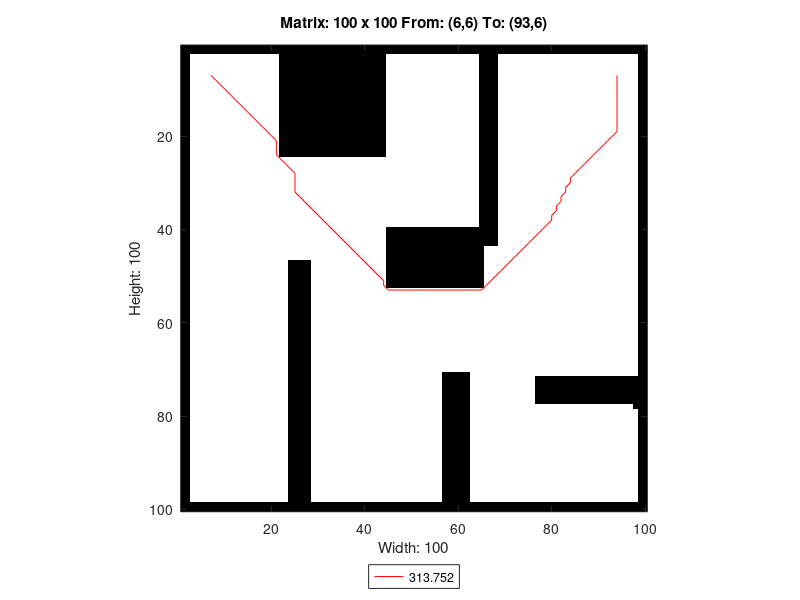

Here is the MATLAB script that generated this plot:
A=[0 0 0 0 0 0 0 0 0 0 0 0 0 0 0 0 0 0 0 0 0 0 0 0 0 0 0 0 0 0 0 0 0 0 0 0 0 0 0 0 0 0 0 0 0 0 0 0 0 0 0 0 0 0 0 0 0 0 0 0 0 0 0 0 0 0 0 0 0 0 0 0 0 0 0 0 0 0 0 0 0 0 0 0 0 0 0 0 0 0 0 0 0 0 0 0 0 0 0 0 ;
0 0 0 0 0 0 0 0 0 0 0 0 0 0 0 0 0 0 0 0 0 0 0 0 0 0 0 0 0 0 0 0 0 0 0 0 0 0 0 0 0 0 0 0 0 0 0 0 0 0 0 0 0 0 0 0 0 0 0 0 0 0 0 0 0 0 0 0 0 0 0 0 0 0 0 0 0 0 0 0 0 0 0 0 0 0 0 0 0 0 0 0 0 0 0 0 0 0 0 0 ;
0 0 1 1 1 1 1 1 1 1 1 1 1 1 1 1 1 1 1 1 1 0 0 0 0 0 0 0 0 0 0 0 0 0 0 0 0 0 0 0 0 0 0 0 1 1 1 1 1 1 1 1 1 1 1 1 1 1 1 1 1 1 1 1 0 0 0 0 1 1 1 1 1 1 1 1 1 1 1 1 1 1 1 1 1 1 1 1 1 1 1 1 1 1 1 1 1 1 0 0 ;
0 0 1 1 1 1 1 1 1 1 1 1 1 1 1 1 1 1 1 1 1 0 0 0 0 0 0 0 0 0 0 0 0 0 0 0 0 0 0 0 0 0 0 0 1 1 1 1 1 1 1 1 1 1 1 1 1 1 1 1 1 1 1 1 0 0 0 0 1 1 1 1 1 1 1 1 1 1 1 1 1 1 1 1 1 1 1 1 1 1 1 1 1 1 1 1 1 1 0 0 ;
0 0 1 1 1 1 1 1 1 1 1 1 1 1 1 1 1 1 1 1 1 0 0 0 0 0 0 0 0 0 0 0 0 0 0 0 0 0 0 0 0 0 0 0 1 1 1 1 1 1 1 1 1 1 1 1 1 1 1 1 1 1 1 1 0 0 0 0 1 1 1 1 1 1 1 1 1 1 1 1 1 1 1 1 1 1 1 1 1 1 1 1 1 1 1 1 1 1 0 0 ;
0 0 1 1 1 1 1 1 1 1 1 1 1 1 1 1 1 1 1 1 1 0 0 0 0 0 0 0 0 0 0 0 0 0 0 0 0 0 0 0 0 0 0 0 1 1 1 1 1 1 1 1 1 1 1 1 1 1 1 1 1 1 1 1 0 0 0 0 1 1 1 1 1 1 1 1 1 1 1 1 1 1 1 1 1 1 1 1 1 1 1 1 1 1 1 1 1 1 0 0 ;
0 0 1 1 1 1 1 1 1 1 1 1 1 1 1 1 1 1 1 1 1 0 0 0 0 0 0 0 0 0 0 0 0 0 0 0 0 0 0 0 0 0 0 0 1 1 1 1 1 1 1 1 1 1 1 1 1 1 1 1 1 1 1 1 0 0 0 0 1 1 1 1 1 1 1 1 1 1 1 1 1 1 1 1 1 1 1 1 1 1 1 1 1 1 1 1 1 1 0 0 ;
0 0 1 1 1 1 1 1 1 1 1 1 1 1 1 1 1 1 1 1 1 0 0 0 0 0 0 0 0 0 0 0 0 0 0 0 0 0 0 0 0 0 0 0 1 1 1 1 1 1 1 1 1 1 1 1 1 1 1 1 1 1 1 1 0 0 0 0 1 1 1 1 1 1 1 1 1 1 1 1 1 1 1 1 1 1 1 1 1 1 1 1 1 1 1 1 1 1 0 0 ;
0 0 1 1 1 1 1 1 1 1 1 1 1 1 1 1 1 1 1 1 1 0 0 0 0 0 0 0 0 0 0 0 0 0 0 0 0 0 0 0 0 0 0 0 1 1 1 1 1 1 1 1 1 1 1 1 1 1 1 1 1 1 1 1 0 0 0 0 1 1 1 1 1 1 1 1 1 1 1 1 1 1 1 1 1 1 1 1 1 1 1 1 1 1 1 1 1 1 0 0 ;
0 0 1 1 1 1 1 1 1 1 1 1 1 1 1 1 1 1 1 1 1 0 0 0 0 0 0 0 0 0 0 0 0 0 0 0 0 0 0 0 0 0 0 0 1 1 1 1 1 1 1 1 1 1 1 1 1 1 1 1 1 1 1 1 0 0 0 0 1 1 1 1 1 1 1 1 1 1 1 1 1 1 1 1 1 1 1 1 1 1 1 1 1 1 1 1 1 1 0 0 ;
0 0 1 1 1 1 1 1 1 1 1 1 1 1 1 1 1 1 1 1 1 0 0 0 0 0 0 0 0 0 0 0 0 0 0 0 0 0 0 0 0 0 0 0 1 1 1 1 1 1 1 1 1 1 1 1 1 1 1 1 1 1 1 1 0 0 0 0 1 1 1 1 1 1 1 1 1 1 1 1 1 1 1 1 1 1 1 1 1 1 1 1 1 1 1 1 1 1 0 0 ;
0 0 1 1 1 1 1 1 1 1 1 1 1 1 1 1 1 1 1 1 1 0 0 0 0 0 0 0 0 0 0 0 0 0 0 0 0 0 0 0 0 0 0 0 1 1 1 1 1 1 1 1 1 1 1 1 1 1 1 1 1 1 1 1 0 0 0 0 1 1 1 1 1 1 1 1 1 1 1 1 1 1 1 1 1 1 1 1 1 1 1 1 1 1 1 1 1 1 0 0 ;
0 0 1 1 1 1 1 1 1 1 1 1 1 1 1 1 1 1 1 1 1 0 0 0 0 0 0 0 0 0 0 0 0 0 0 0 0 0 0 0 0 0 0 0 1 1 1 1 1 1 1 1 1 1 1 1 1 1 1 1 1 1 1 1 0 0 0 0 1 1 1 1 1 1 1 1 1 1 1 1 1 1 1 1 1 1 1 1 1 1 1 1 1 1 1 1 1 1 0 0 ;
0 0 1 1 1 1 1 1 1 1 1 1 1 1 1 1 1 1 1 1 1 0 0 0 0 0 0 0 0 0 0 0 0 0 0 0 0 0 0 0 0 0 0 0 1 1 1 1 1 1 1 1 1 1 1 1 1 1 1 1 1 1 1 1 0 0 0 0 1 1 1 1 1 1 1 1 1 1 1 1 1 1 1 1 1 1 1 1 1 1 1 1 1 1 1 1 1 1 0 0 ;
0 0 1 1 1 1 1 1 1 1 1 1 1 1 1 1 1 1 1 1 1 0 0 0 0 0 0 0 0 0 0 0 0 0 0 0 0 0 0 0 0 0 0 0 1 1 1 1 1 1 1 1 1 1 1 1 1 1 1 1 1 1 1 1 0 0 0 0 1 1 1 1 1 1 1 1 1 1 1 1 1 1 1 1 1 1 1 1 1 1 1 1 1 1 1 1 1 1 0 0 ;
0 0 1 1 1 1 1 1 1 1 1 1 1 1 1 1 1 1 1 1 1 0 0 0 0 0 0 0 0 0 0 0 0 0 0 0 0 0 0 0 0 0 0 0 1 1 1 1 1 1 1 1 1 1 1 1 1 1 1 1 1 1 1 1 0 0 0 0 1 1 1 1 1 1 1 1 1 1 1 1 1 1 1 1 1 1 1 1 1 1 1 1 1 1 1 1 1 1 0 0 ;
0 0 1 1 1 1 1 1 1 1 1 1 1 1 1 1 1 1 1 1 1 0 0 0 0 0 0 0 0 0 0 0 0 0 0 0 0 0 0 0 0 0 0 0 1 1 1 1 1 1 1 1 1 1 1 1 1 1 1 1 1 1 1 1 0 0 0 0 1 1 1 1 1 1 1 1 1 1 1 1 1 1 1 1 1 1 1 1 1 1 1 1 1 1 1 1 1 1 0 0 ;
0 0 1 1 1 1 1 1 1 1 1 1 1 1 1 1 1 1 1 1 1 0 0 0 0 0 0 0 0 0 0 0 0 0 0 0 0 0 0 0 0 0 0 0 1 1 1 1 1 1 1 1 1 1 1 1 1 1 1 1 1 1 1 1 0 0 0 0 1 1 1 1 1 1 1 1 1 1 1 1 1 1 1 1 1 1 1 1 1 1 1 1 1 1 1 1 1 1 0 0 ;
0 0 1 1 1 1 1 1 1 1 1 1 1 1 1 1 1 1 1 1 1 0 0 0 0 0 0 0 0 0 0 0 0 0 0 0 0 0 0 0 0 0 0 0 1 1 1 1 1 1 1 1 1 1 1 1 1 1 1 1 1 1 1 1 0 0 0 0 1 1 1 1 1 1 1 1 1 1 1 1 1 1 1 1 1 1 1 1 1 1 1 1 1 1 1 1 1 1 0 0 ;
0 0 1 1 1 1 1 1 1 1 1 1 1 1 1 1 1 1 1 1 1 0 0 0 0 0 0 0 0 0 0 0 0 0 0 0 0 0 0 0 0 0 0 0 1 1 1 1 1 1 1 1 1 1 1 1 1 1 1 1 1 1 1 1 0 0 0 0 1 1 1 1 1 1 1 1 1 1 1 1 1 1 1 1 1 1 1 1 1 1 1 1 1 1 1 1 1 1 0 0 ;
0 0 1 1 1 1 1 1 1 1 1 1 1 1 1 1 1 1 1 1 1 0 0 0 0 0 0 0 0 0 0 0 0 0 0 0 0 0 0 0 0 0 0 0 1 1 1 1 1 1 1 1 1 1 1 1 1 1 1 1 1 1 1 1 0 0 0 0 1 1 1 1 1 1 1 1 1 1 1 1 1 1 1 1 1 1 1 1 1 1 1 1 1 1 1 1 1 1 0 0 ;
0 0 1 1 1 1 1 1 1 1 1 1 1 1 1 1 1 1 1 1 1 0 0 0 0 0 0 0 0 0 0 0 0 0 0 0 0 0 0 0 0 0 0 0 1 1 1 1 1 1 1 1 1 1 1 1 1 1 1 1 1 1 1 1 0 0 0 0 1 1 1 1 1 1 1 1 1 1 1 1 1 1 1 1 1 1 1 1 1 1 1 1 1 1 1 1 1 1 0 0 ;
0 0 1 1 1 1 1 1 1 1 1 1 1 1 1 1 1 1 1 1 1 0 0 0 0 0 0 0 0 0 0 0 0 0 0 0 0 0 0 0 0 0 0 0 1 1 1 1 1 1 1 1 1 1 1 1 1 1 1 1 1 1 1 1 0 0 0 0 1 1 1 1 1 1 1 1 1 1 1 1 1 1 1 1 1 1 1 1 1 1 1 1 1 1 1 1 1 1 0 0 ;
0 0 1 1 1 1 1 1 1 1 1 1 1 1 1 1 1 1 1 1 1 0 0 0 0 0 0 0 0 0 0 0 0 0 0 0 0 0 0 0 0 0 0 0 1 1 1 1 1 1 1 1 1 1 1 1 1 1 1 1 1 1 1 1 0 0 0 0 1 1 1 1 1 1 1 1 1 1 1 1 1 1 1 1 1 1 1 1 1 1 1 1 1 1 1 1 1 1 0 0 ;
0 0 1 1 1 1 1 1 1 1 1 1 1 1 1 1 1 1 1 1 1 1 1 1 1 1 1 1 1 1 1 1 1 1 1 1 1 1 1 1 1 1 1 1 1 1 1 1 1 1 1 1 1 1 1 1 1 1 1 1 1 1 1 1 0 0 0 0 1 1 1 1 1 1 1 1 1 1 1 1 1 1 1 1 1 1 1 1 1 1 1 1 1 1 1 1 1 1 0 0 ;
0 0 1 1 1 1 1 1 1 1 1 1 1 1 1 1 1 1 1 1 1 1 1 1 1 1 1 1 1 1 1 1 1 1 1 1 1 1 1 1 1 1 1 1 1 1 1 1 1 1 1 1 1 1 1 1 1 1 1 1 1 1 1 1 0 0 0 0 1 1 1 1 1 1 1 1 1 1 1 1 1 1 1 1 1 1 1 1 1 1 1 1 1 1 1 1 1 1 0 0 ;
0 0 1 1 1 1 1 1 1 1 1 1 1 1 1 1 1 1 1 1 1 1 1 1 1 1 1 1 1 1 1 1 1 1 1 1 1 1 1 1 1 1 1 1 1 1 1 1 1 1 1 1 1 1 1 1 1 1 1 1 1 1 1 1 0 0 0 0 1 1 1 1 1 1 1 1 1 1 1 1 1 1 1 1 1 1 1 1 1 1 1 1 1 1 1 1 1 1 0 0 ;
0 0 1 1 1 1 1 1 1 1 1 1 1 1 1 1 1 1 1 1 1 1 1 1 1 1 1 1 1 1 1 1 1 1 1 1 1 1 1 1 1 1 1 1 1 1 1 1 1 1 1 1 1 1 1 1 1 1 1 1 1 1 1 1 0 0 0 0 1 1 1 1 1 1 1 1 1 1 1 1 1 1 1 1 1 1 1 1 1 1 1 1 1 1 1 1 1 1 0 0 ;
0 0 1 1 1 1 1 1 1 1 1 1 1 1 1 1 1 1 1 1 1 1 1 1 1 1 1 1 1 1 1 1 1 1 1 1 1 1 1 1 1 1 1 1 1 1 1 1 1 1 1 1 1 1 1 1 1 1 1 1 1 1 1 1 0 0 0 0 1 1 1 1 1 1 1 1 1 1 1 1 1 1 1 1 1 1 1 1 1 1 1 1 1 1 1 1 1 1 0 0 ;
0 0 1 1 1 1 1 1 1 1 1 1 1 1 1 1 1 1 1 1 1 1 1 1 1 1 1 1 1 1 1 1 1 1 1 1 1 1 1 1 1 1 1 1 1 1 1 1 1 1 1 1 1 1 1 1 1 1 1 1 1 1 1 1 0 0 0 0 1 1 1 1 1 1 1 1 1 1 1 1 1 1 1 1 1 1 1 1 1 1 1 1 1 1 1 1 1 1 0 0 ;
0 0 1 1 1 1 1 1 1 1 1 1 1 1 1 1 1 1 1 1 1 1 1 1 1 1 1 1 1 1 1 1 1 1 1 1 1 1 1 1 1 1 1 1 1 1 1 1 1 1 1 1 1 1 1 1 1 1 1 1 1 1 1 1 0 0 0 0 1 1 1 1 1 1 1 1 1 1 1 1 1 1 1 1 1 1 1 1 1 1 1 1 1 1 1 1 1 1 0 0 ;
0 0 1 1 1 1 1 1 1 1 1 1 1 1 1 1 1 1 1 1 1 1 1 1 1 1 1 1 1 1 1 1 1 1 1 1 1 1 1 1 1 1 1 1 1 1 1 1 1 1 1 1 1 1 1 1 1 1 1 1 1 1 1 1 0 0 0 0 1 1 1 1 1 1 1 1 1 1 1 1 1 1 1 1 1 1 1 1 1 1 1 1 1 1 1 1 1 1 0 0 ;
0 0 1 1 1 1 1 1 1 1 1 1 1 1 1 1 1 1 1 1 1 1 1 1 1 1 1 1 1 1 1 1 1 1 1 1 1 1 1 1 1 1 1 1 1 1 1 1 1 1 1 1 1 1 1 1 1 1 1 1 1 1 1 1 0 0 0 0 1 1 1 1 1 1 1 1 1 1 1 1 1 1 1 1 1 1 1 1 1 1 1 1 1 1 1 1 1 1 0 0 ;
0 0 1 1 1 1 1 1 1 1 1 1 1 1 1 1 1 1 1 1 1 1 1 1 1 1 1 1 1 1 1 1 1 1 1 1 1 1 1 1 1 1 1 1 1 1 1 1 1 1 1 1 1 1 1 1 1 1 1 1 1 1 1 1 0 0 0 0 1 1 1 1 1 1 1 1 1 1 1 1 1 1 1 1 1 1 1 1 1 1 1 1 1 1 1 1 1 1 0 0 ;
0 0 1 1 1 1 1 1 1 1 1 1 1 1 1 1 1 1 1 1 1 1 1 1 1 1 1 1 1 1 1 1 1 1 1 1 1 1 1 1 1 1 1 1 1 1 1 1 1 1 1 1 1 1 1 1 1 1 1 1 1 1 1 1 0 0 0 0 1 1 1 1 1 1 1 1 1 1 1 1 1 1 1 1 1 1 1 1 1 1 1 1 1 1 1 1 1 1 0 0 ;
0 0 1 1 1 1 1 1 1 1 1 1 1 1 1 1 1 1 1 1 1 1 1 1 1 1 1 1 1 1 1 1 1 1 1 1 1 1 1 1 1 1 1 1 1 1 1 1 1 1 1 1 1 1 1 1 1 1 1 1 1 1 1 1 0 0 0 0 1 1 1 1 1 1 1 1 1 1 1 1 1 1 1 1 1 1 1 1 1 1 1 1 1 1 1 1 1 1 0 0 ;
0 0 1 1 1 1 1 1 1 1 1 1 1 1 1 1 1 1 1 1 1 1 1 1 1 1 1 1 1 1 1 1 1 1 1 1 1 1 1 1 1 1 1 1 1 1 1 1 1 1 1 1 1 1 1 1 1 1 1 1 1 1 1 1 0 0 0 0 1 1 1 1 1 1 1 1 1 1 1 1 1 1 1 1 1 1 1 1 1 1 1 1 1 1 1 1 1 1 0 0 ;
0 0 1 1 1 1 1 1 1 1 1 1 1 1 1 1 1 1 1 1 1 1 1 1 1 1 1 1 1 1 1 1 1 1 1 1 1 1 1 1 1 1 1 1 1 1 1 1 1 1 1 1 1 1 1 1 1 1 1 1 1 1 1 1 0 0 0 0 1 1 1 1 1 1 1 1 1 1 1 1 1 1 1 1 1 1 1 1 1 1 1 1 1 1 1 1 1 1 0 0 ;
0 0 1 1 1 1 1 1 1 1 1 1 1 1 1 1 1 1 1 1 1 1 1 1 1 1 1 1 1 1 1 1 1 1 1 1 1 1 1 1 1 1 1 1 1 1 1 1 1 1 1 1 1 1 1 1 1 1 1 1 1 1 1 1 0 0 0 0 1 1 1 1 1 1 1 1 1 1 1 1 1 1 1 1 1 1 1 1 1 1 1 1 1 1 1 1 1 1 0 0 ;
0 0 1 1 1 1 1 1 1 1 1 1 1 1 1 1 1 1 1 1 1 1 1 1 1 1 1 1 1 1 1 1 1 1 1 1 1 1 1 1 1 1 1 1 0 0 0 0 0 0 0 0 0 0 0 0 0 0 0 0 0 0 0 0 0 0 0 0 1 1 1 1 1 1 1 1 1 1 1 1 1 1 1 1 1 1 1 1 1 1 1 1 1 1 1 1 1 1 0 0 ;
0 0 1 1 1 1 1 1 1 1 1 1 1 1 1 1 1 1 1 1 1 1 1 1 1 1 1 1 1 1 1 1 1 1 1 1 1 1 1 1 1 1 1 1 0 0 0 0 0 0 0 0 0 0 0 0 0 0 0 0 0 0 0 0 0 0 0 0 1 1 1 1 1 1 1 1 1 1 1 1 1 1 1 1 1 1 1 1 1 1 1 1 1 1 1 1 1 1 0 0 ;
0 0 1 1 1 1 1 1 1 1 1 1 1 1 1 1 1 1 1 1 1 1 1 1 1 1 1 1 1 1 1 1 1 1 1 1 1 1 1 1 1 1 1 1 0 0 0 0 0 0 0 0 0 0 0 0 0 0 0 0 0 0 0 0 0 0 0 0 1 1 1 1 1 1 1 1 1 1 1 1 1 1 1 1 1 1 1 1 1 1 1 1 1 1 1 1 1 1 0 0 ;
0 0 1 1 1 1 1 1 1 1 1 1 1 1 1 1 1 1 1 1 1 1 1 1 1 1 1 1 1 1 1 1 1 1 1 1 1 1 1 1 1 1 1 1 0 0 0 0 0 0 0 0 0 0 0 0 0 0 0 0 0 0 0 0 0 0 0 0 1 1 1 1 1 1 1 1 1 1 1 1 1 1 1 1 1 1 1 1 1 1 1 1 1 1 1 1 1 1 0 0 ;
0 0 1 1 1 1 1 1 1 1 1 1 1 1 1 1 1 1 1 1 1 1 1 1 1 1 1 1 1 1 1 1 1 1 1 1 1 1 1 1 1 1 1 1 0 0 0 0 0 0 0 0 0 0 0 0 0 0 0 0 0 0 0 0 0 1 1 1 1 1 1 1 1 1 1 1 1 1 1 1 1 1 1 1 1 1 1 1 1 1 1 1 1 1 1 1 1 1 0 0 ;
0 0 1 1 1 1 1 1 1 1 1 1 1 1 1 1 1 1 1 1 1 1 1 1 1 1 1 1 1 1 1 1 1 1 1 1 1 1 1 1 1 1 1 1 0 0 0 0 0 0 0 0 0 0 0 0 0 0 0 0 0 0 0 0 0 1 1 1 1 1 1 1 1 1 1 1 1 1 1 1 1 1 1 1 1 1 1 1 1 1 1 1 1 1 1 1 1 1 0 0 ;
0 0 1 1 1 1 1 1 1 1 1 1 1 1 1 1 1 1 1 1 1 1 1 1 1 1 1 1 1 1 1 1 1 1 1 1 1 1 1 1 1 1 1 1 0 0 0 0 0 0 0 0 0 0 0 0 0 0 0 0 0 0 0 0 0 1 1 1 1 1 1 1 1 1 1 1 1 1 1 1 1 1 1 1 1 1 1 1 1 1 1 1 1 1 1 1 1 1 0 0 ;
0 0 1 1 1 1 1 1 1 1 1 1 1 1 1 1 1 1 1 1 1 1 1 0 0 0 0 0 1 1 1 1 1 1 1 1 1 1 1 1 1 1 1 1 0 0 0 0 0 0 0 0 0 0 0 0 0 0 0 0 0 0 0 0 0 1 1 1 1 1 1 1 1 1 1 1 1 1 1 1 1 1 1 1 1 1 1 1 1 1 1 1 1 1 1 1 1 1 0 0 ;
0 0 1 1 1 1 1 1 1 1 1 1 1 1 1 1 1 1 1 1 1 1 1 0 0 0 0 0 1 1 1 1 1 1 1 1 1 1 1 1 1 1 1 1 0 0 0 0 0 0 0 0 0 0 0 0 0 0 0 0 0 0 0 0 0 1 1 1 1 1 1 1 1 1 1 1 1 1 1 1 1 1 1 1 1 1 1 1 1 1 1 1 1 1 1 1 1 1 0 0 ;
0 0 1 1 1 1 1 1 1 1 1 1 1 1 1 1 1 1 1 1 1 1 1 0 0 0 0 0 1 1 1 1 1 1 1 1 1 1 1 1 1 1 1 1 0 0 0 0 0 0 0 0 0 0 0 0 0 0 0 0 0 0 0 0 0 1 1 1 1 1 1 1 1 1 1 1 1 1 1 1 1 1 1 1 1 1 1 1 1 1 1 1 1 1 1 1 1 1 0 0 ;
0 0 1 1 1 1 1 1 1 1 1 1 1 1 1 1 1 1 1 1 1 1 1 0 0 0 0 0 1 1 1 1 1 1 1 1 1 1 1 1 1 1 1 1 0 0 0 0 0 0 0 0 0 0 0 0 0 0 0 0 0 0 0 0 0 1 1 1 1 1 1 1 1 1 1 1 1 1 1 1 1 1 1 1 1 1 1 1 1 1 1 1 1 1 1 1 1 1 0 0 ;
0 0 1 1 1 1 1 1 1 1 1 1 1 1 1 1 1 1 1 1 1 1 1 0 0 0 0 0 1 1 1 1 1 1 1 1 1 1 1 1 1 1 1 1 0 0 0 0 0 0 0 0 0 0 0 0 0 0 0 0 0 0 0 0 0 1 1 1 1 1 1 1 1 1 1 1 1 1 1 1 1 1 1 1 1 1 1 1 1 1 1 1 1 1 1 1 1 1 0 0 ;
0 0 1 1 1 1 1 1 1 1 1 1 1 1 1 1 1 1 1 1 1 1 1 0 0 0 0 0 1 1 1 1 1 1 1 1 1 1 1 1 1 1 1 1 0 0 0 0 0 0 0 0 0 0 0 0 0 0 0 0 0 0 0 0 0 1 1 1 1 1 1 1 1 1 1 1 1 1 1 1 1 1 1 1 1 1 1 1 1 1 1 1 1 1 1 1 1 1 0 0 ;
0 0 1 1 1 1 1 1 1 1 1 1 1 1 1 1 1 1 1 1 1 1 1 0 0 0 0 0 1 1 1 1 1 1 1 1 1 1 1 1 1 1 1 1 1 1 1 1 1 1 1 1 1 1 1 1 1 1 1 1 1 1 1 1 1 1 1 1 1 1 1 1 1 1 1 1 1 1 1 1 1 1 1 1 1 1 1 1 1 1 1 1 1 1 1 1 1 1 0 0 ;
0 0 1 1 1 1 1 1 1 1 1 1 1 1 1 1 1 1 1 1 1 1 1 0 0 0 0 0 1 1 1 1 1 1 1 1 1 1 1 1 1 1 1 1 1 1 1 1 1 1 1 1 1 1 1 1 1 1 1 1 1 1 1 1 1 1 1 1 1 1 1 1 1 1 1 1 1 1 1 1 1 1 1 1 1 1 1 1 1 1 1 1 1 1 1 1 1 1 0 0 ;
0 0 1 1 1 1 1 1 1 1 1 1 1 1 1 1 1 1 1 1 1 1 1 0 0 0 0 0 1 1 1 1 1 1 1 1 1 1 1 1 1 1 1 1 1 1 1 1 1 1 1 1 1 1 1 1 1 1 1 1 1 1 1 1 1 1 1 1 1 1 1 1 1 1 1 1 1 1 1 1 1 1 1 1 1 1 1 1 1 1 1 1 1 1 1 1 1 1 0 0 ;
0 0 1 1 1 1 1 1 1 1 1 1 1 1 1 1 1 1 1 1 1 1 1 0 0 0 0 0 1 1 1 1 1 1 1 1 1 1 1 1 1 1 1 1 1 1 1 1 1 1 1 1 1 1 1 1 1 1 1 1 1 1 1 1 1 1 1 1 1 1 1 1 1 1 1 1 1 1 1 1 1 1 1 1 1 1 1 1 1 1 1 1 1 1 1 1 1 1 0 0 ;
0 0 1 1 1 1 1 1 1 1 1 1 1 1 1 1 1 1 1 1 1 1 1 0 0 0 0 0 1 1 1 1 1 1 1 1 1 1 1 1 1 1 1 1 1 1 1 1 1 1 1 1 1 1 1 1 1 1 1 1 1 1 1 1 1 1 1 1 1 1 1 1 1 1 1 1 1 1 1 1 1 1 1 1 1 1 1 1 1 1 1 1 1 1 1 1 1 1 0 0 ;
0 0 1 1 1 1 1 1 1 1 1 1 1 1 1 1 1 1 1 1 1 1 1 0 0 0 0 0 1 1 1 1 1 1 1 1 1 1 1 1 1 1 1 1 1 1 1 1 1 1 1 1 1 1 1 1 1 1 1 1 1 1 1 1 1 1 1 1 1 1 1 1 1 1 1 1 1 1 1 1 1 1 1 1 1 1 1 1 1 1 1 1 1 1 1 1 1 1 0 0 ;
0 0 1 1 1 1 1 1 1 1 1 1 1 1 1 1 1 1 1 1 1 1 1 0 0 0 0 0 1 1 1 1 1 1 1 1 1 1 1 1 1 1 1 1 1 1 1 1 1 1 1 1 1 1 1 1 1 1 1 1 1 1 1 1 1 1 1 1 1 1 1 1 1 1 1 1 1 1 1 1 1 1 1 1 1 1 1 1 1 1 1 1 1 1 1 1 1 1 0 0 ;
0 0 1 1 1 1 1 1 1 1 1 1 1 1 1 1 1 1 1 1 1 1 1 0 0 0 0 0 1 1 1 1 1 1 1 1 1 1 1 1 1 1 1 1 1 1 1 1 1 1 1 1 1 1 1 1 1 1 1 1 1 1 1 1 1 1 1 1 1 1 1 1 1 1 1 1 1 1 1 1 1 1 1 1 1 1 1 1 1 1 1 1 1 1 1 1 1 1 0 0 ;
0 0 1 1 1 1 1 1 1 1 1 1 1 1 1 1 1 1 1 1 1 1 1 0 0 0 0 0 1 1 1 1 1 1 1 1 1 1 1 1 1 1 1 1 1 1 1 1 1 1 1 1 1 1 1 1 1 1 1 1 1 1 1 1 1 1 1 1 1 1 1 1 1 1 1 1 1 1 1 1 1 1 1 1 1 1 1 1 1 1 1 1 1 1 1 1 1 1 0 0 ;
0 0 1 1 1 1 1 1 1 1 1 1 1 1 1 1 1 1 1 1 1 1 1 0 0 0 0 0 1 1 1 1 1 1 1 1 1 1 1 1 1 1 1 1 1 1 1 1 1 1 1 1 1 1 1 1 1 1 1 1 1 1 1 1 1 1 1 1 1 1 1 1 1 1 1 1 1 1 1 1 1 1 1 1 1 1 1 1 1 1 1 1 1 1 1 1 1 1 0 0 ;
0 0 1 1 1 1 1 1 1 1 1 1 1 1 1 1 1 1 1 1 1 1 1 0 0 0 0 0 1 1 1 1 1 1 1 1 1 1 1 1 1 1 1 1 1 1 1 1 1 1 1 1 1 1 1 1 1 1 1 1 1 1 1 1 1 1 1 1 1 1 1 1 1 1 1 1 1 1 1 1 1 1 1 1 1 1 1 1 1 1 1 1 1 1 1 1 1 1 0 0 ;
0 0 1 1 1 1 1 1 1 1 1 1 1 1 1 1 1 1 1 1 1 1 1 0 0 0 0 0 1 1 1 1 1 1 1 1 1 1 1 1 1 1 1 1 1 1 1 1 1 1 1 1 1 1 1 1 1 1 1 1 1 1 1 1 1 1 1 1 1 1 1 1 1 1 1 1 1 1 1 1 1 1 1 1 1 1 1 1 1 1 1 1 1 1 1 1 1 1 0 0 ;
0 0 1 1 1 1 1 1 1 1 1 1 1 1 1 1 1 1 1 1 1 1 1 0 0 0 0 0 1 1 1 1 1 1 1 1 1 1 1 1 1 1 1 1 1 1 1 1 1 1 1 1 1 1 1 1 1 1 1 1 1 1 1 1 1 1 1 1 1 1 1 1 1 1 1 1 1 1 1 1 1 1 1 1 1 1 1 1 1 1 1 1 1 1 1 1 1 1 0 0 ;
0 0 1 1 1 1 1 1 1 1 1 1 1 1 1 1 1 1 1 1 1 1 1 0 0 0 0 0 1 1 1 1 1 1 1 1 1 1 1 1 1 1 1 1 1 1 1 1 1 1 1 1 1 1 1 1 1 1 1 1 1 1 1 1 1 1 1 1 1 1 1 1 1 1 1 1 1 1 1 1 1 1 1 1 1 1 1 1 1 1 1 1 1 1 1 1 1 1 0 0 ;
0 0 1 1 1 1 1 1 1 1 1 1 1 1 1 1 1 1 1 1 1 1 1 0 0 0 0 0 1 1 1 1 1 1 1 1 1 1 1 1 1 1 1 1 1 1 1 1 1 1 1 1 1 1 1 1 1 1 1 1 1 1 1 1 1 1 1 1 1 1 1 1 1 1 1 1 1 1 1 1 1 1 1 1 1 1 1 1 1 1 1 1 1 1 1 1 1 1 0 0 ;
0 0 1 1 1 1 1 1 1 1 1 1 1 1 1 1 1 1 1 1 1 1 1 0 0 0 0 0 1 1 1 1 1 1 1 1 1 1 1 1 1 1 1 1 1 1 1 1 1 1 1 1 1 1 1 1 1 1 1 1 1 1 1 1 1 1 1 1 1 1 1 1 1 1 1 1 1 1 1 1 1 1 1 1 1 1 1 1 1 1 1 1 1 1 1 1 1 1 0 0 ;
0 0 1 1 1 1 1 1 1 1 1 1 1 1 1 1 1 1 1 1 1 1 1 0 0 0 0 0 1 1 1 1 1 1 1 1 1 1 1 1 1 1 1 1 1 1 1 1 1 1 1 1 1 1 1 1 1 1 1 1 1 1 1 1 1 1 1 1 1 1 1 1 1 1 1 1 1 1 1 1 1 1 1 1 1 1 1 1 1 1 1 1 1 1 1 1 1 1 0 0 ;
0 0 1 1 1 1 1 1 1 1 1 1 1 1 1 1 1 1 1 1 1 1 1 0 0 0 0 0 1 1 1 1 1 1 1 1 1 1 1 1 1 1 1 1 1 1 1 1 1 1 1 1 1 1 1 1 1 1 1 1 1 1 1 1 1 1 1 1 1 1 1 1 1 1 1 1 1 1 1 1 1 1 1 1 1 1 1 1 1 1 1 1 1 1 1 1 1 1 0 0 ;
0 0 1 1 1 1 1 1 1 1 1 1 1 1 1 1 1 1 1 1 1 1 1 0 0 0 0 0 1 1 1 1 1 1 1 1 1 1 1 1 1 1 1 1 1 1 1 1 1 1 1 1 1 1 1 1 0 0 0 0 0 0 1 1 1 1 1 1 1 1 1 1 1 1 1 1 1 1 1 1 1 1 1 1 1 1 1 1 1 1 1 1 1 1 1 1 1 1 0 0 ;
0 0 1 1 1 1 1 1 1 1 1 1 1 1 1 1 1 1 1 1 1 1 1 0 0 0 0 0 1 1 1 1 1 1 1 1 1 1 1 1 1 1 1 1 1 1 1 1 1 1 1 1 1 1 1 1 0 0 0 0 0 0 1 1 1 1 1 1 1 1 1 1 1 1 1 1 0 0 0 0 0 0 0 0 0 0 0 0 0 0 0 0 0 0 0 0 0 0 0 0 ;
0 0 1 1 1 1 1 1 1 1 1 1 1 1 1 1 1 1 1 1 1 1 1 0 0 0 0 0 1 1 1 1 1 1 1 1 1 1 1 1 1 1 1 1 1 1 1 1 1 1 1 1 1 1 1 1 0 0 0 0 0 0 1 1 1 1 1 1 1 1 1 1 1 1 1 1 0 0 0 0 0 0 0 0 0 0 0 0 0 0 0 0 0 0 0 0 0 0 0 0 ;
0 0 1 1 1 1 1 1 1 1 1 1 1 1 1 1 1 1 1 1 1 1 1 0 0 0 0 0 1 1 1 1 1 1 1 1 1 1 1 1 1 1 1 1 1 1 1 1 1 1 1 1 1 1 1 1 0 0 0 0 0 0 1 1 1 1 1 1 1 1 1 1 1 1 1 1 0 0 0 0 0 0 0 0 0 0 0 0 0 0 0 0 0 0 0 0 0 0 0 0 ;
0 0 1 1 1 1 1 1 1 1 1 1 1 1 1 1 1 1 1 1 1 1 1 0 0 0 0 0 1 1 1 1 1 1 1 1 1 1 1 1 1 1 1 1 1 1 1 1 1 1 1 1 1 1 1 1 0 0 0 0 0 0 1 1 1 1 1 1 1 1 1 1 1 1 1 1 0 0 0 0 0 0 0 0 0 0 0 0 0 0 0 0 0 0 0 0 0 0 0 0 ;
0 0 1 1 1 1 1 1 1 1 1 1 1 1 1 1 1 1 1 1 1 1 1 0 0 0 0 0 1 1 1 1 1 1 1 1 1 1 1 1 1 1 1 1 1 1 1 1 1 1 1 1 1 1 1 1 0 0 0 0 0 0 1 1 1 1 1 1 1 1 1 1 1 1 1 1 0 0 0 0 0 0 0 0 0 0 0 0 0 0 0 0 0 0 0 0 0 0 0 0 ;
0 0 1 1 1 1 1 1 1 1 1 1 1 1 1 1 1 1 1 1 1 1 1 0 0 0 0 0 1 1 1 1 1 1 1 1 1 1 1 1 1 1 1 1 1 1 1 1 1 1 1 1 1 1 1 1 0 0 0 0 0 0 1 1 1 1 1 1 1 1 1 1 1 1 1 1 0 0 0 0 0 0 0 0 0 0 0 0 0 0 0 0 0 0 0 0 0 0 0 0 ;
0 0 1 1 1 1 1 1 1 1 1 1 1 1 1 1 1 1 1 1 1 1 1 0 0 0 0 0 1 1 1 1 1 1 1 1 1 1 1 1 1 1 1 1 1 1 1 1 1 1 1 1 1 1 1 1 0 0 0 0 0 0 1 1 1 1 1 1 1 1 1 1 1 1 1 1 1 1 1 1 1 1 1 1 1 1 1 1 1 1 1 1 1 1 1 1 1 0 0 0 ;
0 0 1 1 1 1 1 1 1 1 1 1 1 1 1 1 1 1 1 1 1 1 1 0 0 0 0 0 1 1 1 1 1 1 1 1 1 1 1 1 1 1 1 1 1 1 1 1 1 1 1 1 1 1 1 1 0 0 0 0 0 0 1 1 1 1 1 1 1 1 1 1 1 1 1 1 1 1 1 1 1 1 1 1 1 1 1 1 1 1 1 1 1 1 1 1 1 1 0 0 ;
0 0 1 1 1 1 1 1 1 1 1 1 1 1 1 1 1 1 1 1 1 1 1 0 0 0 0 0 1 1 1 1 1 1 1 1 1 1 1 1 1 1 1 1 1 1 1 1 1 1 1 1 1 1 1 1 0 0 0 0 0 0 1 1 1 1 1 1 1 1 1 1 1 1 1 1 1 1 1 1 1 1 1 1 1 1 1 1 1 1 1 1 1 1 1 1 1 1 0 0 ;
0 0 1 1 1 1 1 1 1 1 1 1 1 1 1 1 1 1 1 1 1 1 1 0 0 0 0 0 1 1 1 1 1 1 1 1 1 1 1 1 1 1 1 1 1 1 1 1 1 1 1 1 1 1 1 1 0 0 0 0 0 0 1 1 1 1 1 1 1 1 1 1 1 1 1 1 1 1 1 1 1 1 1 1 1 1 1 1 1 1 1 1 1 1 1 1 1 1 0 0 ;
0 0 1 1 1 1 1 1 1 1 1 1 1 1 1 1 1 1 1 1 1 1 1 0 0 0 0 0 1 1 1 1 1 1 1 1 1 1 1 1 1 1 1 1 1 1 1 1 1 1 1 1 1 1 1 1 0 0 0 0 0 0 1 1 1 1 1 1 1 1 1 1 1 1 1 1 1 1 1 1 1 1 1 1 1 1 1 1 1 1 1 1 1 1 1 1 1 1 0 0 ;
0 0 1 1 1 1 1 1 1 1 1 1 1 1 1 1 1 1 1 1 1 1 1 0 0 0 0 0 1 1 1 1 1 1 1 1 1 1 1 1 1 1 1 1 1 1 1 1 1 1 1 1 1 1 1 1 0 0 0 0 0 0 1 1 1 1 1 1 1 1 1 1 1 1 1 1 1 1 1 1 1 1 1 1 1 1 1 1 1 1 1 1 1 1 1 1 1 1 0 0 ;
0 0 1 1 1 1 1 1 1 1 1 1 1 1 1 1 1 1 1 1 1 1 1 0 0 0 0 0 1 1 1 1 1 1 1 1 1 1 1 1 1 1 1 1 1 1 1 1 1 1 1 1 1 1 1 1 0 0 0 0 0 0 1 1 1 1 1 1 1 1 1 1 1 1 1 1 1 1 1 1 1 1 1 1 1 1 1 1 1 1 1 1 1 1 1 1 1 1 0 0 ;
0 0 1 1 1 1 1 1 1 1 1 1 1 1 1 1 1 1 1 1 1 1 1 0 0 0 0 0 1 1 1 1 1 1 1 1 1 1 1 1 1 1 1 1 1 1 1 1 1 1 1 1 1 1 1 1 0 0 0 0 0 0 1 1 1 1 1 1 1 1 1 1 1 1 1 1 1 1 1 1 1 1 1 1 1 1 1 1 1 1 1 1 1 1 1 1 1 1 0 0 ;
0 0 1 1 1 1 1 1 1 1 1 1 1 1 1 1 1 1 1 1 1 1 1 0 0 0 0 0 1 1 1 1 1 1 1 1 1 1 1 1 1 1 1 1 1 1 1 1 1 1 1 1 1 1 1 1 0 0 0 0 0 0 1 1 1 1 1 1 1 1 1 1 1 1 1 1 1 1 1 1 1 1 1 1 1 1 1 1 1 1 1 1 1 1 1 1 1 1 0 0 ;
0 0 1 1 1 1 1 1 1 1 1 1 1 1 1 1 1 1 1 1 1 1 1 0 0 0 0 0 1 1 1 1 1 1 1 1 1 1 1 1 1 1 1 1 1 1 1 1 1 1 1 1 1 1 1 1 0 0 0 0 0 0 1 1 1 1 1 1 1 1 1 1 1 1 1 1 1 1 1 1 1 1 1 1 1 1 1 1 1 1 1 1 1 1 1 1 1 1 0 0 ;
0 0 1 1 1 1 1 1 1 1 1 1 1 1 1 1 1 1 1 1 1 1 1 0 0 0 0 0 1 1 1 1 1 1 1 1 1 1 1 1 1 1 1 1 1 1 1 1 1 1 1 1 1 1 1 1 0 0 0 0 0 0 1 1 1 1 1 1 1 1 1 1 1 1 1 1 1 1 1 1 1 1 1 1 1 1 1 1 1 1 1 1 1 1 1 1 1 1 0 0 ;
0 0 1 1 1 1 1 1 1 1 1 1 1 1 1 1 1 1 1 1 1 1 1 0 0 0 0 0 1 1 1 1 1 1 1 1 1 1 1 1 1 1 1 1 1 1 1 1 1 1 1 1 1 1 1 1 0 0 0 0 0 0 1 1 1 1 1 1 1 1 1 1 1 1 1 1 1 1 1 1 1 1 1 1 1 1 1 1 1 1 1 1 1 1 1 1 1 1 0 0 ;
0 0 1 1 1 1 1 1 1 1 1 1 1 1 1 1 1 1 1 1 1 1 1 0 0 0 0 0 1 1 1 1 1 1 1 1 1 1 1 1 1 1 1 1 1 1 1 1 1 1 1 1 1 1 1 1 0 0 0 0 0 0 1 1 1 1 1 1 1 1 1 1 1 1 1 1 1 1 1 1 1 1 1 1 1 1 1 1 1 1 1 1 1 1 1 1 1 1 0 0 ;
0 0 1 1 1 1 1 1 1 1 1 1 1 1 1 1 1 1 1 1 1 1 1 0 0 0 0 0 1 1 1 1 1 1 1 1 1 1 1 1 1 1 1 1 1 1 1 1 1 1 1 1 1 1 1 1 0 0 0 0 0 0 1 1 1 1 1 1 1 1 1 1 1 1 1 1 1 1 1 1 1 1 1 1 1 1 1 1 1 1 1 1 1 1 1 1 1 1 0 0 ;
0 0 1 1 1 1 1 1 1 1 1 1 1 1 1 1 1 1 1 1 1 1 1 0 0 0 0 0 1 1 1 1 1 1 1 1 1 1 1 1 1 1 1 1 1 1 1 1 1 1 1 1 1 1 1 1 0 0 0 0 0 0 1 1 1 1 1 1 1 1 1 1 1 1 1 1 1 1 1 1 1 1 1 1 1 1 1 1 1 1 1 1 1 1 1 1 1 1 0 0 ;
0 0 1 1 1 1 1 1 1 1 1 1 1 1 1 1 1 1 1 1 1 1 1 0 0 0 0 0 1 1 1 1 1 1 1 1 1 1 1 1 1 1 1 1 1 1 1 1 1 1 1 1 1 1 1 1 0 0 0 0 0 0 1 1 1 1 1 1 1 1 1 1 1 1 1 1 1 1 1 1 1 1 1 1 1 1 1 1 1 1 1 1 1 1 1 1 1 1 0 0 ;
0 0 1 1 1 1 1 1 1 1 1 1 1 1 1 1 1 1 1 1 1 1 1 0 0 0 0 0 1 1 1 1 1 1 1 1 1 1 1 1 1 1 1 1 1 1 1 1 1 1 1 1 1 1 1 1 0 0 0 0 0 0 1 1 1 1 1 1 1 1 1 1 1 1 1 1 1 1 1 1 1 1 1 1 1 1 1 1 1 1 1 1 1 1 1 1 1 1 0 0 ;
0 0 1 1 1 1 1 1 1 1 1 1 1 1 1 1 1 1 1 1 1 1 1 0 0 0 0 0 1 1 1 1 1 1 1 1 1 1 1 1 1 1 1 1 1 1 1 1 1 1 1 1 1 1 1 1 0 0 0 0 0 0 1 1 1 1 1 1 1 1 1 1 1 1 1 1 1 1 1 1 1 1 1 1 1 1 1 1 1 1 1 1 1 1 1 1 1 1 0 0 ;
0 0 1 1 1 1 1 1 1 1 1 1 1 1 1 1 1 1 1 1 1 1 1 0 0 0 0 0 1 1 1 1 1 1 1 1 1 1 1 1 1 1 1 1 1 1 1 1 1 1 1 1 1 1 1 1 0 0 0 0 0 0 1 1 1 1 1 1 1 1 1 1 1 1 1 1 1 1 1 1 1 1 1 1 1 1 1 1 1 1 1 1 1 1 1 1 1 1 0 0 ;
0 0 1 1 1 1 1 1 1 1 1 1 1 1 1 1 1 1 1 1 1 1 1 0 0 0 0 0 1 1 1 1 1 1 1 1 1 1 1 1 1 1 1 1 1 1 1 1 1 1 1 1 1 1 1 1 0 0 0 0 0 0 1 1 1 1 1 1 1 1 1 1 1 1 1 1 1 1 1 1 1 1 1 1 1 1 1 1 1 1 1 1 1 1 1 1 1 1 0 0 ;
0 0 1 1 1 1 1 1 1 1 1 1 1 1 1 1 1 1 1 1 1 1 1 0 0 0 0 0 1 1 1 1 1 1 1 1 1 1 1 1 1 1 1 1 1 1 1 1 1 1 1 1 1 1 1 1 0 0 0 0 0 0 1 1 1 1 1 1 1 1 1 1 1 1 1 1 1 1 1 1 1 1 1 1 1 1 1 1 1 1 1 1 1 1 1 1 1 1 0 0 ;
0 0 0 0 0 0 0 0 0 0 0 0 0 0 0 0 0 0 0 0 0 0 0 0 0 0 0 0 0 0 0 0 0 0 0 0 0 0 0 0 0 0 0 0 0 0 0 0 0 0 0 0 0 0 0 0 0 0 0 0 0 0 0 0 0 0 0 0 0 0 0 0 0 0 0 0 0 0 0 0 0 0 0 0 0 0 0 0 0 0 0 0 0 0 0 0 0 0 0 0 ;
0 0 0 0 0 0 0 0 0 0 0 0 0 0 0 0 0 0 0 0 0 0 0 0 0 0 0 0 0 0 0 0 0 0 0 0 0 0 0 0 0 0 0 0 0 0 0 0 0 0 0 0 0 0 0 0 0 0 0 0 0 0 0 0 0 0 0 0 0 0 0 0 0 0 0 0 0 0 0 0 0 0 0 0 0 0 0 0 0 0 0 0 0 0 0 0 0 0 0 0 ;
];
imshow(A);
axis on
hold on
title('Matrix: 100 x 100 From: (6,6) To: (93,6)');
xlabel('Width: 100');
ylabel('Height: 100');
X=[94,94,94,94,94,94,94,94,94,94,94,94,94,94,93,92,91,90,89,88,87,86,85,84,84,83,83,82,82,81,81,80,80,79,78,77,76,75,74,73,72,71,70,69,68,67,66,65,64,63,62,61,60,59,58,57,56,55,54,53,52,51,50,49,48,47,46,45,44,44,43,42,41,40,39,38,37,36,35,34,33,32,31,30,29,28,27,26,25,25,25,25,25,24,23,22,21,21,21,21,20,19,18,17,16,15,14,13,12,11,10,9,8,7,7];
Y=-[-7,-7,-8,-9,-10,-11,-12,-13,-14,-15,-16,-17,-18,-19,-20,-21,-22,-23,-24,-25,-26,-27,-28,-29,-30,-31,-32,-33,-34,-35,-36,-37,-38,-39,-40,-41,-42,-43,-44,-45,-46,-47,-48,-49,-50,-51,-52,-53,-53,-53,-53,-53,-53,-53,-53,-53,-53,-53,-53,-53,-53,-53,-53,-53,-53,-53,-53,-53,-52,-51,-50,-49,-48,-47,-46,-45,-44,-43,-42,-41,-40,-39,-38,-37,-36,-35,-34,-33,-32,-31,-30,-29,-28,-27,-26,-25,-24,-23,-22,-21,-20,-19,-18,-17,-16,-15,-14,-13,-12,-11,-10,-9,-8,-7,-7];
hold on;
plot(X,Y,'r');
legend('313.752','Location','southoutside');
